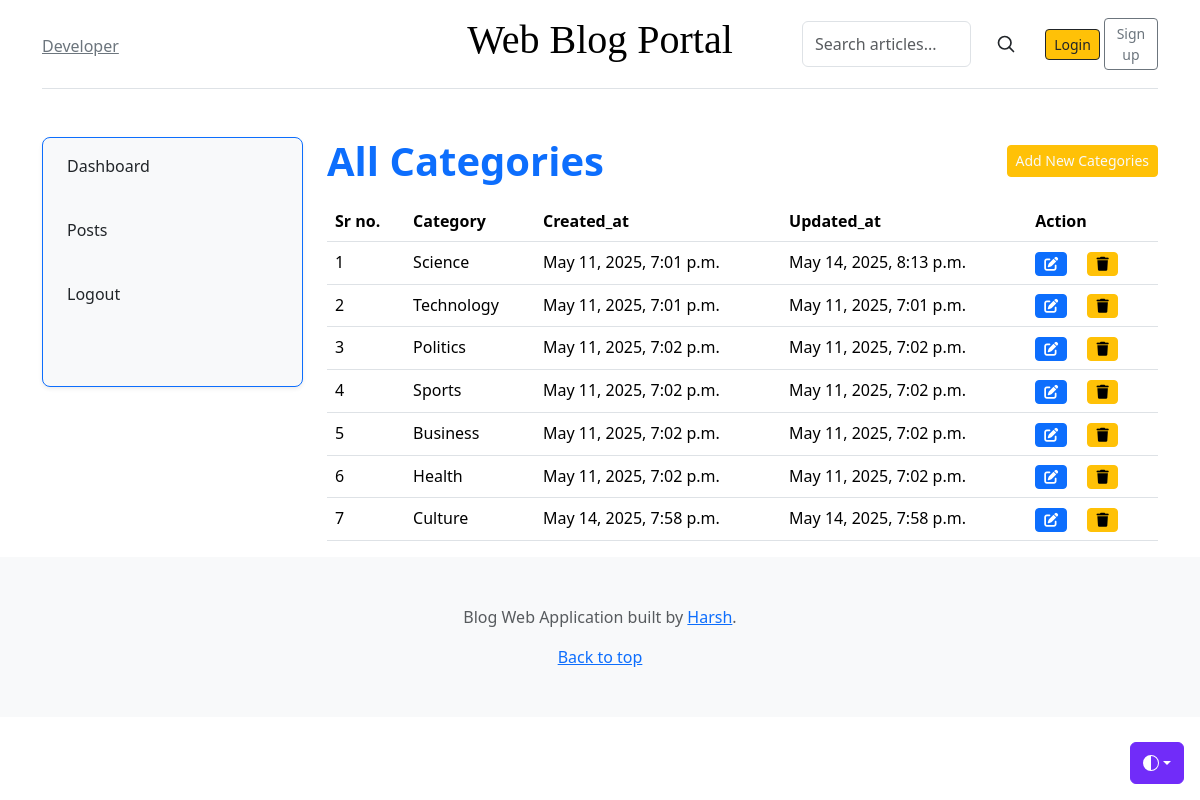
/dashboard/categories/, run on the app's committed database.
### blogs/models.py (models this page shows, shortened)
class Category(models.Model):
    category_name = models.CharField(max_length=50, unique=True)
    created_at = models.DateTimeField(auto_now_add=True)
    updated_at = models.DateTimeField(auto_now=True)
    class Meta:
        verbose_name_plural = 'Categories'

### dashboard/views.py (the view)
# urls.py: path('categories/',views.categories, name="category_list"),
def categories(request):
    return render(request, 'dashboard/categories.html')

### blogs/context_processors.py (called while the page is built)
def get_category(request):
    categories = Category.objects.all()
    return dict(categories=categories)

### dashboard/context_processors.py (called while the page is built)
def is_admin_user(request):
    return {'is_admin': request.user.groups.filter(name='Admin').exists() if request.user.is_authenticated else False}

### templates/dashboard/categories.html (shortened to what this page needs)
{% extends 'base/base.html'%}
{% block 'content' %}
    <main class="container mt-5 ">
        <div class="row ">
            {% include "dashboard/component/leftsidebar.html" %}
            <div class="col-md-9">
                <div class="d-flex justify-content-between mb-3">
                    <span class="display-6 fw-bold text-primary">All Categories</span>
                    <a href="{% url 'add_category'%}" class="btn btn-warning btn-sm text-light mb-2 mt-2">Add New Categories</a>
                </div>
                <table class="table table-hover">
                    <thead>
                        <tr>
                            <th>Sr no.</th>
                            <th>Category</th>
                            <th>Created_at</th>
                            <th>Updated_at</th>
                            <th>Action</th>
                        </tr>
                    </thead>
                    <tbody>
                        {% for category in categories%}
                            <tr>
                                <td>{{forloop.counter}}</td>
                                <td>{{category.category_name}}</td>
                                <td>{{category.created_at}}</td>
                                <td>{{category.updated_at}}</td>
                                <td ><a href="{%url 'edit_category' category.id %}"><i class="fa fa-edit me-3 btn btn-primary btn-sm"></i></a>
                                    <a href="{%url 'delete_category' category.id %}"><i class="fa fa-trash me-1 btn btn-warning btn-sm"></i></a>
                                </td>
                            </tr>
                        {% endfor %}
                    </tbody>
                </table>
            </div>
        </div>
    </main>
{% endblock 'content' %}

### data on the page
Category: category_name "Science", created_at "May 11, 2025, 7:01 p.m.", updated_at "May 14, 2025, 8:13 p.m."
Category: category_name "Technology", created_at "May 11, 2025, 7:01 p.m.", updated_at "May 11, 2025, 7:01 p.m."
Category: category_name "Politics", created_at "May 11, 2025, 7:02 p.m.", updated_at "May 11, 2025, 7:02 p.m."
Category: category_name "Sports", created_at "May 11, 2025, 7:02 p.m.", updated_at "May 11, 2025, 7:02 p.m."
Category: category_name "Business", created_at "May 11, 2025, 7:02 p.m.", updated_at "May 11, 2025, 7:02 p.m."
Category: category_name "Health", created_at "May 11, 2025, 7:02 p.m.", updated_at "May 11, 2025, 7:02 p.m."
Category: category_name "Culture", created_at "May 14, 2025, 7:58 p.m.", updated_at "May 14, 2025, 7:58 p.m."
